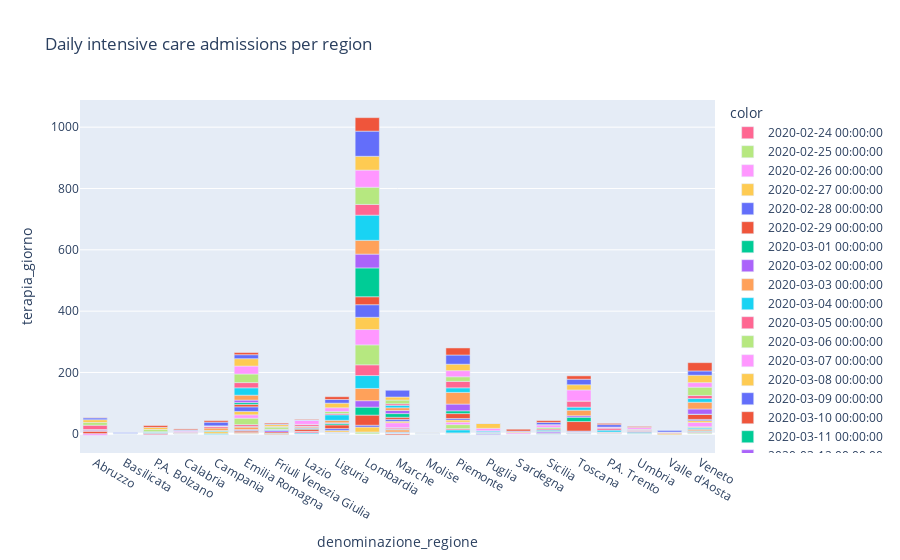

The cell this chart's notebook holds for it:
### Code cell
px.bar(data,x='denominazione_regione',y='terapia_giorno',color=data.index, title='Daily intensive care admissions per region')

### Figure 1 — Plotly figure (JSON) as saved in the notebook; plotly's stock layout.template omitted (floating-point values rounded to 4 significant figures)
{"data": [{"alignmentgroup": "True", "hoverlabel": {"namelength": 0}, "hovertemplate": "color=2020-02-24 00:00:00<br>denominazione_regione=%{x}<br>terapia_giorno=%{y}", "legendgroup": "2020-02-24 00:00:00", "marker": {"color": "#FF6692"}, "name": "2020-02-24 00:00:00", "offsetgroup": "2020-02-24 00:00:00", "orientation": "v", "showlegend": true, "textposition": "auto", "type": "bar", "x": ["Abruzzo", "Basilicata", "P.A. Bolzano", "Calabria", "Campania", "Emilia Romagna", "Friuli Venezia Giulia", "Lazio", "Liguria", "Lombardia", "Marche", "Molise", "Piemonte", "Puglia", "Sardegna", "Sicilia", "Toscana", "P.A. Trento", "Umbria", "Valle d'Aosta", "Veneto"], "xaxis": "x", "y": [null, null, null, null, null, null, null, null, null, null, null, null, null, null, null, null, null, null, null, null, null], "yaxis": "y"}, {"alignmentgroup": "True", "hoverlabel": {"namelength": 0}, "hovertemplate": "color=2020-02-25 00:00:00<br>denominazione_regione=%{x}<br>terapia_giorno=%{y}", "legendgroup": "2020-02-25 00:00:00", "marker": {"color": "#B6E880"}, "name": "2020-02-25 00:00:00", "offsetgroup": "2020-02-25 00:00:00", "orientation": "v", "showlegend": true, "textposition": "auto", "type": "bar", "x": ["Abruzzo", "Basilicata", "P.A. Bolzano", "Calabria", "Campania", "Emilia Romagna", "Friuli Venezia Giulia", "Lazio", "Liguria", "Lombardia", "Marche", "Molise", "Piemonte", "Puglia", "Sardegna", "Sicilia", "Toscana", "P.A. Trento", "Umbria", "Valle d'Aosta", "Veneto"], "xaxis": "x", "y": [0, 0, 0, 0, 0, 0, 0, 0, 0, 6, 0, 0, 0, 0, 0, 0, 0, 0, 0, 0, 3], "yaxis": "y"}, {"alignmentgroup": "True", "hoverlabel": {"namelength": 0}, "hovertemplate": "color=2020-02-26 00:00:00<br>denominazione_regione=%{x}<br>terapia_giorno=%{y}", "legendgroup": "2020-02-26 00:00:00", "marker": {"color": "#FF97FF"}, "name": "2020-02-26 00:00:00", "offsetgroup": "2020-02-26 00:00:00", "orientation": "v", "showlegend": true, "textposition": "auto", "type": "bar", "x": ["Abruzzo", "Basilicata", "P.A. Bolzano", "Calabria", "Campania", "Emilia Romagna", "Friuli Venezia Giulia", "Lazio", "Liguria", "Lombardia", "Marche", "Molise", "Piemonte", "Puglia", "Sardegna", "Sicilia", "Toscana", "P.A. Trento", "Umbria", "Valle d'Aosta", "Veneto"], "xaxis": "x", "y": [0, 0, 0, 0, 0, 1, 0, -1, 0, 0, 0, 0, 0, 0, 0, 0, 0, 0, 0, 0, 1], "yaxis": "y"}, {"alignmentgroup": "True", "hoverlabel": {"namelength": 0}, "hovertemplate": "color=2020-02-27 00:00:00<br>denominazione_regione=%{x}<br>terapia_giorno=%{y}", "legendgroup": "2020-02-27 00:00:00", "marker": {"color": "#FECB52"}, "name": "2020-02-27 00:00:00", "offsetgroup": "2020-02-27 00:00:00", "orientation": "v", "showlegend": true, "textposition": "auto", "type": "bar", "x": ["Abruzzo", "Basilicata", "P.A. Bolzano", "Calabria", "Campania", "Emilia Romagna", "Friuli Venezia Giulia", "Lazio", "Liguria", "Lombardia", "Marche", "Molise", "Piemonte", "Puglia", "Sardegna", "Sicilia", "Toscana", "P.A. Trento", "Umbria", "Valle d'Aosta", "Veneto"], "xaxis": "x", "y": [0, 0, 0, 0, 0, 3, 0, 0, 0, 16, 1, 0, 0, 0, 0, 0, 0, 0, 0, 0, 0], "yaxis": "y"}, {"alignmentgroup": "True", "hoverlabel": {"namelength": 0}, "hovertemplate": "color=2020-02-28 00:00:00<br>denominazione_regione=%{x}<br>terapia_giorno=%{y}", "legendgroup": "2020-02-28 00:00:00", "marker": {"color": "#636efa"}, "name": "2020-02-28 00:00:00", "offsetgroup": "2020-02-28 00:00:00", "orientation": "v", "showlegend": true, "textposition": "auto", "type": "bar", "x": ["Abruzzo", "Basilicata", "P.A. Bolzano", "Calabria", "Campania", "Emilia Romagna", "Friuli Venezia Giulia", "Lazio", "Liguria", "Lombardia", "Marche", "Molise", "Piemonte", "Puglia", "Sardegna", "Sicilia", "Toscana", "P.A. Trento", "Umbria", "Valle d'Aosta", "Veneto"], "xaxis": "x", "y": [0, 0, 0, 0, 0, 0, 0, 0, 0, 6, 1, 0, 0, 0, 0, 0, 0, 0, 0, 0, 1], "yaxis": "y"}, {"alignmentgroup": "True", "hoverlabel": {"namelength": 0}, "hovertemplate": "color=2020-02-29 00:00:00<br>denominazione_regione=%{x}<br>terapia_giorno=%{y}", "legendgroup": "2020-02-29 00:00:00", "marker": {"color": "#EF553B"}, "name": "2020-02-29 00:00:00", "offsetgroup": "2020-02-29 00:00:00", "orientation": "v", "showlegend": true, "textposition": "auto", "type": "bar", "x": ["Abruzzo", "Basilicata", "P.A. Bolzano", "Calabria", "Campania", "Emilia Romagna", "Friuli Venezia Giulia", "Lazio", "Liguria", "Lombardia", "Marche", "Molise", "Piemonte", "Puglia", "Sardegna", "Sicilia", "Toscana", "P.A. Trento", "Umbria", "Valle d'Aosta", "Veneto"], "xaxis": "x", "y": [0, 0, 0, 0, 0, 5, 0, 0, 1, 33, 0, 0, 0, 0, 0, 0, 0, 0, 0, 0, 2], "yaxis": "y"}, {"alignmentgroup": "True", "hoverlabel": {"namelength": 0}, "hovertemplate": "color=2020-03-01 00:00:00<br>denominazione_regione=%{x}<br>terapia_giorno=%{y}", "legendgroup": "2020-03-01 00:00:00", "marker": {"color": "#00cc96"}, "name": "2020-03-01 00:00:00", "offsetgroup": "2020-03-01 00:00:00", "orientation": "v", "showlegend": true, "textposition": "auto", "type": "bar", "x": ["Abruzzo", "Basilicata", "P.A. Bolzano", "Calabria", "Campania", "Emilia Romagna", "Friuli Venezia Giulia", "Lazio", "Liguria", "Lombardia", "Marche", "Molise", "Piemonte", "Puglia", "Sardegna", "Sicilia", "Toscana", "P.A. Trento", "Umbria", "Valle d'Aosta", "Veneto"], "xaxis": "x", "y": [0, 0, 0, 0, 0, 2, 0, 0, 0, 26, 3, 0, 2, 0, 0, 0, 0, 0, 0, 0, 2], "yaxis": "y"}, {"alignmentgroup": "True", "hoverlabel": {"namelength": 0}, "hovertemplate": "color=2020-03-02 00:00:00<br>denominazione_regione=%{x}<br>terapia_giorno=%{y}", "legendgroup": "2020-03-02 00:00:00", "marker": {"color": "#ab63fa"}, "name": "2020-03-02 00:00:00", "offsetgroup": "2020-03-02 00:00:00", "orientation": "v", "showlegend": true, "textposition": "auto", "type": "bar", "x": ["Abruzzo", "Basilicata", "P.A. Bolzano", "Calabria", "Campania", "Emilia Romagna", "Friuli Venezia Giulia", "Lazio", "Liguria", "Lombardia", "Marche", "Molise", "Piemonte", "Puglia", "Sardegna", "Sicilia", "Toscana", "P.A. Trento", "Umbria", "Valle d'Aosta", "Veneto"], "xaxis": "x", "y": [0, 0, 0, 0, 0, 3, 0, 0, 0, 21, 1, 0, 0, 0, 0, 0, 0, 0, 0, 0, 1], "yaxis": "y"}, {"alignmentgroup": "True", "hoverlabel": {"namelength": 0}, "hovertemplate": "color=2020-03-03 00:00:00<br>denominazione_regione=%{x}<br>terapia_giorno=%{y}", "legendgroup": "2020-03-03 00:00:00", "marker": {"color": "#FFA15A"}, "name": "2020-03-03 00:00:00", "offsetgroup": "2020-03-03 00:00:00", "orientation": "v", "showlegend": true, "textposition": "auto", "type": "bar", "x": ["Abruzzo", "Basilicata", "P.A. Bolzano", "Calabria", "Campania", "Emilia Romagna", "Friuli Venezia Giulia", "Lazio", "Liguria", "Lombardia", "Marche", "Molise", "Piemonte", "Puglia", "Sardegna", "Sicilia", "Toscana", "P.A. Trento", "Umbria", "Valle d'Aosta", "Veneto"], "xaxis": "x", "y": [0, 0, 0, 0, 0, 8, 0, 0, 1, 40, 7, 0, 1, 0, 0, 0, 0, 0, 1, 0, 5], "yaxis": "y"}, {"alignmentgroup": "True", "hoverlabel": {"namelength": 0}, "hovertemplate": "color=2020-03-04 00:00:00<br>denominazione_regione=%{x}<br>terapia_giorno=%{y}", "legendgroup": "2020-03-04 00:00:00", "marker": {"color": "#19d3f3"}, "name": "2020-03-04 00:00:00", "offsetgroup": "2020-03-04 00:00:00", "orientation": "v", "showlegend": true, "textposition": "auto", "type": "bar", "x": ["Abruzzo", "Basilicata", "P.A. Bolzano", "Calabria", "Campania", "Emilia Romagna", "Friuli Venezia Giulia", "Lazio", "Liguria", "Lombardia", "Marche", "Molise", "Piemonte", "Puglia", "Sardegna", "Sicilia", "Toscana", "P.A. Trento", "Umbria", "Valle d'Aosta", "Veneto"], "xaxis": "x", "y": [0, 0, 0, 0, 0, 2, 0, 3, 1, 42, 2, 0, 10, 0, 0, 0, 2, 0, 0, 0, 4], "yaxis": "y"}, {"alignmentgroup": "True", "hoverlabel": {"namelength": 0}, "hovertemplate": "color=2020-03-05 00:00:00<br>denominazione_regione=%{x}<br>terapia_giorno=%{y}", "legendgroup": "2020-03-05 00:00:00", "marker": {"color": "#FF6692"}, "name": "2020-03-05 00:00:00", "offsetgroup": "2020-03-05 00:00:00", "orientation": "v", "showlegend": true, "textposition": "auto", "type": "bar", "x": ["Abruzzo", "Basilicata", "P.A. Bolzano", "Calabria", "Campania", "Emilia Romagna", "Friuli Venezia Giulia", "Lazio", "Liguria", "Lombardia", "Marche", "Molise", "Piemonte", "Puglia", "Sardegna", "Sicilia", "Toscana", "P.A. Trento", "Umbria", "Valle d'Aosta", "Veneto"], "xaxis": "x", "y": [0, 0, 0, 0, 0, 6, 0, 4, 0, 35, 4, 0, 4, 1, 0, 0, 1, 0, 0, 0, 1], "yaxis": "y"}, {"alignmentgroup": "True", "hoverlabel": {"namelength": 0}, "hovertemplate": "color=2020-03-06 00:00:00<br>denominazione_regione=%{x}<br>terapia_giorno=%{y}", "legendgroup": "2020-03-06 00:00:00", "marker": {"color": "#B6E880"}, "name": "2020-03-06 00:00:00", "offsetgroup": "2020-03-06 00:00:00", "orientation": "v", "showlegend": true, "textposition": "auto", "type": "bar", "x": ["Abruzzo", "Basilicata", "P.A. Bolzano", "Calabria", "Campania", "Emilia Romagna", "Friuli Venezia Giulia", "Lazio", "Liguria", "Lombardia", "Marche", "Molise", "Piemonte", "Puglia", "Sardegna", "Sicilia", "Toscana", "P.A. Trento", "Umbria", "Valle d'Aosta", "Veneto"], "xaxis": "x", "y": [0, 0, 0, 0, 0, 21, 0, 1, 2, 65, 1, 2, 13, 0, 0, 0, 2, 0, 1, 0, 3], "yaxis": "y"}, {"alignmentgroup": "True", "hoverlabel": {"namelength": 0}, "hovertemplate": "color=2020-03-07 00:00:00<br>denominazione_regione=%{x}<br>terapia_giorno=%{y}", "legendgroup": "2020-03-07 00:00:00", "marker": {"color": "#FF97FF"}, "name": "2020-03-07 00:00:00", "offsetgroup": "2020-03-07 00:00:00", "orientation": "v", "showlegend": true, "textposition": "auto", "type": "bar", "x": ["Abruzzo", "Basilicata", "P.A. Bolzano", "Calabria", "Campania", "Emilia Romagna", "Friuli Venezia Giulia", "Lazio", "Liguria", "Lombardia", "Marche", "Molise", "Piemonte", "Puglia", "Sardegna", "Sicilia", "Toscana", "P.A. Trento", "Umbria", "Valle d'Aosta", "Veneto"], "xaxis": "x", "y": [0, 0, 0, 0, 0, 11, 1, 0, 1, 50, 16, 0, 8, 1, 0, 0, 2, 1, 0, 0, 14], "yaxis": "y"}, {"alignmentgroup": "True", "hoverlabel": {"namelength": 0}, "hovertemplate": "color=2020-03-08 00:00:00<br>denominazione_regione=%{x}<br>terapia_giorno=%{y}", "legendgroup": "2020-03-08 00:00:00", "marker": {"color": "#FECB52"}, "name": "2020-03-08 00:00:00", "offsetgroup": "2020-03-08 00:00:00", "orientation": "v", "showlegend": true, "textposition": "auto", "type": "bar", "x": ["Abruzzo", "Basilicata", "P.A. Bolzano", "Calabria", "Campania", "Emilia Romagna", "Friuli Venezia Giulia", "Lazio", "Liguria", "Lombardia", "Marche", "Molise", "Piemonte", "Puglia", "Sardegna", "Sicilia", "Toscana", "P.A. Trento", "Umbria", "Valle d'Aosta", "Veneto"], "xaxis": "x", "y": [0, 0, 0, 0, 7, 11, 0, 0, 5, 40, 5, 0, 7, 1, 0, 0, 0, 1, 0, 0, 6], "yaxis": "y"}, {"alignmentgroup": "True", "hoverlabel": {"namelength": 0}, "hovertemplate": "color=2020-03-09 00:00:00<br>denominazione_regione=%{x}<br>terapia_giorno=%{y}", "legendgroup": "2020-03-09 00:00:00", "marker": {"color": "#636efa"}, "name": "2020-03-09 00:00:00", "offsetgroup": "2020-03-09 00:00:00", "orientation": "v", "showlegend": true, "textposition": "auto", "type": "bar", "x": ["Abruzzo", "Basilicata", "P.A. Bolzano", "Calabria", "Campania", "Emilia Romagna", "Friuli Venezia Giulia", "Lazio", "Liguria", "Lombardia", "Marche", "Molise", "Piemonte", "Puglia", "Sardegna", "Sicilia", "Toscana", "P.A. Trento", "Umbria", "Valle d'Aosta", "Veneto"], "xaxis": "x", "y": [0, 0, 0, 0, 1, 15, 0, 0, 6, 41, 6, 0, 5, 3, 0, 0, 2, 0, 0, 0, 4], "yaxis": "y"}, {"alignmentgroup": "True", "hoverlabel": {"namelength": 0}, "hovertemplate": "color=2020-03-10 00:00:00<br>denominazione_regione=%{x}<br>terapia_giorno=%{y}", "legendgroup": "2020-03-10 00:00:00", "marker": {"color": "#EF553B"}, "name": "2020-03-10 00:00:00", "offsetgroup": "2020-03-10 00:00:00", "orientation": "v", "showlegend": true, "textposition": "auto", "type": "bar", "x": ["Abruzzo", "Basilicata", "P.A. Bolzano", "Calabria", "Campania", "Emilia Romagna", "Friuli Venezia Giulia", "Lazio", "Liguria", "Lombardia", "Marche", "Molise", "Piemonte", "Puglia", "Sardegna", "Sicilia", "Toscana", "P.A. Trento", "Umbria", "Valle d'Aosta", "Veneto"], "xaxis": "x", "y": [9, 0, 1, 2, 0, 8, 5, 7, 12, 26, 7, 1, 16, 0, 0, 2, 31, 1, 0, 0, 16], "yaxis": "y"}, {"alignmentgroup": "True", "hoverlabel": {"namelength": 0}, "hovertemplate": "color=2020-03-11 00:00:00<br>denominazione_regione=%{x}<br>terapia_giorno=%{y}", "legendgroup": "2020-03-11 00:00:00", "marker": {"color": "#00cc96"}, "name": "2020-03-11 00:00:00", "offsetgroup": "2020-03-11 00:00:00", "orientation": "v", "showlegend": true, "textposition": "auto", "type": "bar", "x": ["Abruzzo", "Basilicata", "P.A. Bolzano", "Calabria", "Campania", "Emilia Romagna", "Friuli Venezia Giulia", "Lazio", "Liguria", "Lombardia", "Marche", "Molise", "Piemonte", "Puglia", "Sardegna", "Sicilia", "Toscana", "P.A. Trento", "Umbria", "Valle d'Aosta", "Veneto"], "xaxis": "x", "y": [0, 1, 3, 0, 3, 6, -1, 3, 5, 94, 12, 0, 9, -2, 0, -1, 14, 1, 3, 0, 1], "yaxis": "y"}, {"alignmentgroup": "True", "hoverlabel": {"namelength": 0}, "hovertemplate": "color=2020-03-12 00:00:00<br>denominazione_regione=%{x}<br>terapia_giorno=%{y}", "legendgroup": "2020-03-12 00:00:00", "marker": {"color": "#ab63fa"}, "name": "2020-03-12 00:00:00", "offsetgroup": "2020-03-12 00:00:00", "orientation": "v", "showlegend": true, "textposition": "auto", "type": "bar", "x": ["Abruzzo", "Basilicata", "P.A. Bolzano", "Calabria", "Campania", "Emilia Romagna", "Friuli Venezia Giulia", "Lazio", "Liguria", "Lombardia", "Marche", "Molise", "Piemonte", "Puglia", "Sardegna", "Sicilia", "Toscana", "P.A. Trento", "Umbria", "Valle d'Aosta", "Veneto"], "xaxis": "x", "y": [3, 0, 0, 0, 0, 8, 5, 2, 2, 45, 10, 0, 22, -2, 0, 4, 5, 1, 3, 0, 17], "yaxis": "y"}, {"alignmentgroup": "True", "hoverlabel": {"namelength": 0}, "hovertemplate": "color=2020-03-13 00:00:00<br>denominazione_regione=%{x}<br>terapia_giorno=%{y}", "legendgroup": "2020-03-13 00:00:00", "marker": {"color": "#FFA15A"}, "name": "2020-03-13 00:00:00", "offsetgroup": "2020-03-13 00:00:00", "orientation": "v", "showlegend": true, "textposition": "auto", "type": "bar", "x": ["Abruzzo", "Basilicata", "P.A. Bolzano", "Calabria", "Campania", "Emilia Romagna", "Friuli Venezia Giulia", "Lazio", "Liguria", "Lombardia", "Marche", "Molise", "Piemonte", "Puglia", "Sardegna", "Sicilia", "Toscana", "P.A. Trento", "Umbria", "Valle d'Aosta", "Veneto"], "xaxis": "x", "y": [2, 0, 1, 1, 8, 16, -2, 4, 8, 45, 9, 0, 38, 0, 0, 2, 18, 1, 2, 0, 22], "yaxis": "y"}, {"alignmentgroup": "True", "hoverlabel": {"namelength": 0}, "hovertemplate": "color=2020-03-14 00:00:00<br>denominazione_regione=%{x}<br>terapia_giorno=%{y}", "legendgroup": "2020-03-14 00:00:00", "marker": {"color": "#19d3f3"}, "name": "2020-03-14 00:00:00", "offsetgroup": "2020-03-14 00:00:00", "orientation": "v", "showlegend": true, "textposition": "auto", "type": "bar", "x": ["Abruzzo", "Basilicata", "P.A. Bolzano", "Calabria", "Campania", "Emilia Romagna", "Friuli Venezia Giulia", "Lazio", "Liguria", "Lombardia", "Marche", "Molise", "Piemonte", "Puglia", "Sardegna", "Sicilia", "Toscana", "P.A. Trento", "Umbria", "Valle d'Aosta", "Veneto"], "xaxis": "x", "y": [0, 1, 2, 1, -2, 24, 3, 1, 18, 82, 8, 0, 15, 4, 0, 4, 10, 6, 1, 0, 12], "yaxis": "y"}, {"alignmentgroup": "True", "hoverlabel": {"namelength": 0}, "hovertemplate": "color=2020-03-15 00:00:00<br>denominazione_regione=%{x}<br>terapia_giorno=%{y}", "legendgroup": "2020-03-15 00:00:00", "marker": {"color": "#FF6692"}, "name": "2020-03-15 00:00:00", "offsetgroup": "2020-03-15 00:00:00", "orientation": "v", "showlegend": true, "textposition": "auto", "type": "bar", "x": ["Abruzzo", "Basilicata", "P.A. Bolzano", "Calabria", "Campania", "Emilia Romagna", "Friuli Venezia Giulia", "Lazio", "Liguria", "Lombardia", "Marche", "Molise", "Piemonte", "Puglia", "Sardegna", "Sicilia", "Toscana", "P.A. Trento", "Umbria", "Valle d'Aosta", "Veneto"], "xaxis": "x", "y": [14, 0, -3, 2, 5, 17, 1, 6, 4, 35, 5, 1, 21, 0, 0, 4, 20, 7, 2, 3, 10], "yaxis": "y"}, {"alignmentgroup": "True", "hoverlabel": {"namelength": 0}, "hovertemplate": "color=2020-03-16 00:00:00<br>denominazione_regione=%{x}<br>terapia_giorno=%{y}", "legendgroup": "2020-03-16 00:00:00", "marker": {"color": "#B6E880"}, "name": "2020-03-16 00:00:00", "offsetgroup": "2020-03-16 00:00:00", "orientation": "v", "showlegend": true, "textposition": "auto", "type": "bar", "x": ["Abruzzo", "Basilicata", "P.A. Bolzano", "Calabria", "Campania", "Emilia Romagna", "Friuli Venezia Giulia", "Lazio", "Liguria", "Lombardia", "Marche", "Molise", "Piemonte", "Puglia", "Sardegna", "Sicilia", "Toscana", "P.A. Trento", "Umbria", "Valle d'Aosta", "Veneto"], "xaxis": "x", "y": [9, 0, 7, 1, 0, 28, 7, 0, 7, 56, 12, 1, 15, 0, 0, 5, 0, 0, 2, 2, 27], "yaxis": "y"}, {"alignmentgroup": "True", "hoverlabel": {"namelength": 0}, "hovertemplate": "color=2020-03-17 00:00:00<br>denominazione_regione=%{x}<br>terapia_giorno=%{y}", "legendgroup": "2020-03-17 00:00:00", "marker": {"color": "#FF97FF"}, "name": "2020-03-17 00:00:00", "offsetgroup": "2020-03-17 00:00:00", "orientation": "v", "showlegend": true, "textposition": "auto", "type": "bar", "x": ["Abruzzo", "Basilicata", "P.A. Bolzano", "Calabria", "Campania", "Emilia Romagna", "Friuli Venezia Giulia", "Lazio", "Liguria", "Lombardia", "Marche", "Molise", "Piemonte", "Puglia", "Sardegna", "Sicilia", "Toscana", "P.A. Trento", "Umbria", "Valle d'Aosta", "Veneto"], "xaxis": "x", "y": [-5, 0, 0, 3, 2, 26, 2, 13, 12, 56, -1, 0, 20, 8, 4, 8, 36, 3, 6, 1, 15], "yaxis": "y"}, {"alignmentgroup": "True", "hoverlabel": {"namelength": 0}, "hovertemplate": "color=2020-03-18 00:00:00<br>denominazione_regione=%{x}<br>terapia_giorno=%{y}", "legendgroup": "2020-03-18 00:00:00", "marker": {"color": "#FECB52"}, "name": "2020-03-18 00:00:00", "offsetgroup": "2020-03-18 00:00:00", "orientation": "v", "showlegend": true, "textposition": "auto", "type": "bar", "x": ["Abruzzo", "Basilicata", "P.A. Bolzano", "Calabria", "Campania", "Emilia Romagna", "Friuli Venezia Giulia", "Lazio", "Liguria", "Lombardia", "Marche", "Molise", "Piemonte", "Puglia", "Sardegna", "Sicilia", "Toscana", "P.A. Trento", "Umbria", "Valle d'Aosta", "Veneto"], "xaxis": "x", "y": [9, 0, 7, 1, 0, 24, 6, 0, 15, 45, 10, 1, 21, 16, 3, 1, 17, 0, 0, -3, 24], "yaxis": "y"}, {"alignmentgroup": "True", "hoverlabel": {"namelength": 0}, "hovertemplate": "color=2020-03-19 00:00:00<br>denominazione_regione=%{x}<br>terapia_giorno=%{y}", "legendgroup": "2020-03-19 00:00:00", "marker": {"color": "#636efa"}, "name": "2020-03-19 00:00:00", "offsetgroup": "2020-03-19 00:00:00", "orientation": "v", "showlegend": true, "textposition": "auto", "type": "bar", "x": ["Abruzzo", "Basilicata", "P.A. Bolzano", "Calabria", "Campania", "Emilia Romagna", "Friuli Venezia Giulia", "Lazio", "Liguria", "Lombardia", "Marche", "Molise", "Piemonte", "Puglia", "Sardegna", "Sicilia", "Toscana", "P.A. Trento", "Umbria", "Valle d'Aosta", "Veneto"], "xaxis": "x", "y": [6, 3, 0, 2, 12, 13, 2, 1, 12, 82, 22, 0, 30, 1, 2, 7, 18, 8, 0, 6, 14], "yaxis": "y"}, {"alignmentgroup": "True", "hoverlabel": {"namelength": 0}, "hovertemplate": "color=2020-03-20 00:00:00<br>denominazione_regione=%{x}<br>terapia_giorno=%{y}", "legendgroup": "2020-03-20 00:00:00", "marker": {"color": "#EF553B"}, "name": "2020-03-20 00:00:00", "offsetgroup": "2020-03-20 00:00:00", "orientation": "v", "showlegend": true, "textposition": "auto", "type": "bar", "x": ["Abruzzo", "Basilicata", "P.A. Bolzano", "Calabria", "Campania", "Emilia Romagna", "Friuli Venezia Giulia", "Lazio", "Liguria", "Lombardia", "Marche", "Molise", "Piemonte", "Puglia", "Sardegna", "Sicilia", "Toscana", "P.A. Trento", "Umbria", "Valle d'Aosta", "Veneto"], "xaxis": "x", "y": [1, 0, 6, 3, 5, 7, 3, 2, 9, 44, -3, 0, 23, 0, 6, 6, 11, 4, 3, 0, 27], "yaxis": "y"}], "layout": {"barmode": "relative", "legend": {"title": {"text": "color"}, "tracegroupgap": 0}, "title": {"text": "Daily intensive care admissions per region"}, "xaxis": {"anchor": "y", "domain": [0, 1], "title": {"text": "denominazione_regione"}}, "yaxis": {"anchor": "x", "domain": [0, 1], "title": {"text": "terapia_giorno"}}}}
